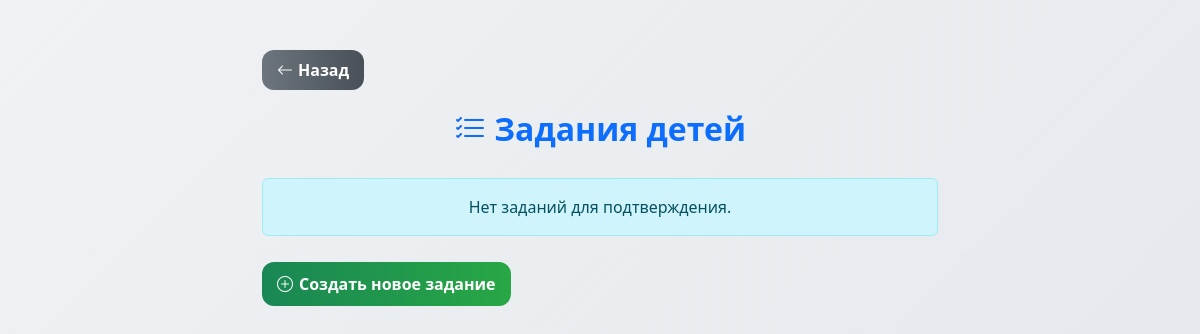
The page /tasks/parent/ (signed in) on the database as committed earlier.
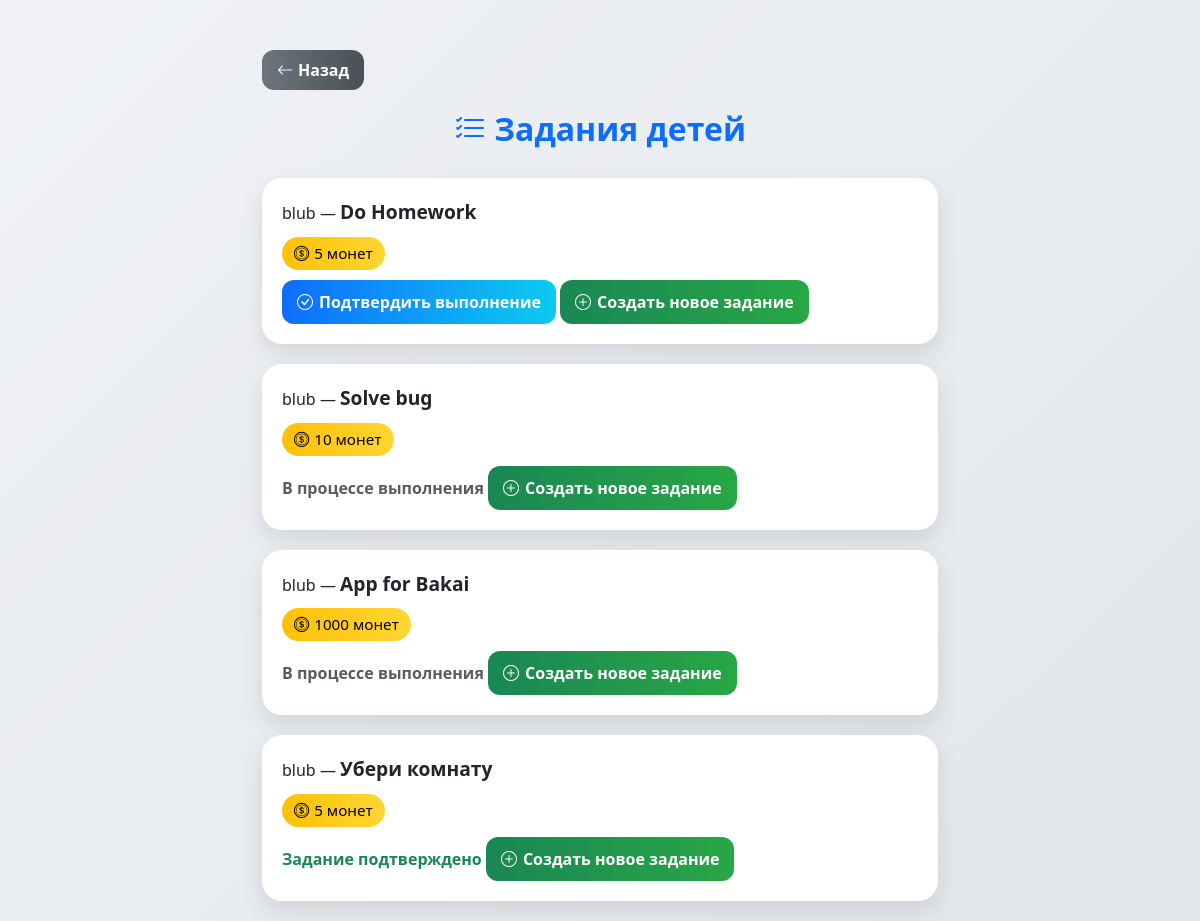
The same page on the database as committed later.
### quest/models.py (models this page shows, shortened)
class Task(models.Model):
    parent = models.ForeignKey(User, on_delete=models.CASCADE, related_name='created_tasks')
    child = models.ForeignKey(User, on_delete=models.CASCADE, related_name='tasks')
    title = models.CharField(max_length=255)
    description = models.TextField(blank=True)
    reward = models.PositiveIntegerField(default=0)  # монеты награды
    is_completed = models.BooleanField(default=False)        # ребёнок отметил "выполнено"
    is_confirmed = models.BooleanField(default=False)        # родитель подтвердил
    created_at = models.DateTimeField(auto_now_add=True)
    class Meta:
        verbose_name = "Задание"
        verbose_name_plural = "Задания"

### quest/views.py (the view)
# urls.py: path('tasks/parent/', tasks_list_parent, name='tasks_list_parent'),
@login_required
def tasks_list_parent(request):
    tasks = Task.objects.filter(parent=request.user).order_by('-created_at')
    return render(request, 'quest/tasks_list_parent.html', {'tasks': tasks})

### quest/templates/quest/tasks_list_parent.html (shortened to what this page needs)
{% load static %}
<!DOCTYPE html>
<html lang="ru">
<head>
    <link rel="stylesheet" href="{% static 'css/style.css' %}">
    <link href="https://cdn.jsdelivr.net/npm/bootstrap@5.3.2/dist/css/bootstrap.min.css" rel="stylesheet">
    <link href="https://cdn.jsdelivr.net/npm/bootstrap-icons@1.11.1/font/bootstrap-icons.css" rel="stylesheet">
</head>
<body>
<div class="container">
    <a href="javascript:history.back()" class="btn-back">
        <i class="bi bi-arrow-left"></i> Назад
    </a>
    <h2><i class="bi bi-list-check"></i> Задания детей</h2>
    {% if tasks %}
        {% for task in tasks %}
            <div class="task-card">
                <div>
                    <span class="child-name">{{ task.child.username }}</span> —
                    <span class="task-title">{{ task.title }}</span>
                </div>
                <span class="reward-badge">
                    <i class="bi bi-coin"></i> {{ task.reward }} монет
                </span>
                <div>
                    {% if task.is_completed and not task.is_confirmed %}
                        <a href="{% url 'confirm_task' task.id %}" class="btn-confirm">
                            <i class="bi bi-check-circle"></i> Подтвердить выполнение
                        </a>
                        <a href="{% url 'create_task' %}" class="create-task-link">
                            <i class="bi bi-plus-circle"></i> Создать новое задание
                        </a>
                    {% elif task.is_confirmed %}
                        <span class="text-success">Задание подтверждено</span>
                        <a href="{% url 'create_task' %}" class="create-task-link">
                            <i class="bi bi-plus-circle"></i> Создать новое задание
                        </a>
                    {% else %}
                        <span class="text-muted">В процессе выполнения</span>
                        <a href="{% url 'create_task' %}" class="create-task-link">
                            <i class="bi bi-plus-circle"></i> Создать новое задание
                        </a>
                    {% endif %}
                </div>
            </div>
        {% endfor %}
    {% else %}
        <div class="alert alert-info text-center">
            Нет заданий для подтверждения.
        </div>
        <a href="{% url 'create_task' %}" class="create-task-link">
            <i class="bi bi-plus-circle"></i> Создать новое задание
        </a>
    {% endif %}
</div>
</body>
</html>

### quest/static/quest/css/style.css (style rules this page uses)
body { background-color: #f8f9fa; min-height: 100vh; font-family: Arial, sans-serif; }
h1, h2, h3 { color: #0d6efd; }
.container { max-width: 1000px; margin-top: 50px; }

### quest/templates/quest/tasks_list_parent.html (style rules this page uses)
body { background: linear-gradient(135deg, #f0f2f5, #e2e6ea); font-family: 'Segoe UI', Tahoma, Geneva, Verdana, sans-serif; min-height: 100vh; }
.container { max-width: 700px; margin-top: 50px; }
h2 { text-align: center; color: #0d6efd; margin-bottom: 30px; font-weight: bold; }
.btn-back { display: inline-flex; align-items: center; gap: 5px; margin-bottom: 20px; font-weight: bold; border-radius: 12px; padding: 8px 15px; background: linear-gradient(90deg, #6c757d, #495057); color: #fff; text-decoration: none; transition: all 0.3s; }
.task-card { background-color: #fff; border-radius: 20px; padding: 20px; margin-bottom: 20px; box-shadow: 0 10px 25px rgba(0,0,0,0.1); transition: all 0.3s; }
.child-name { font-weight: 500; }
.task-title { font-weight: bold; font-size: 1.2rem; }
.reward-badge { font-size: 0.95rem; border-radius: 25px; padding: 5px 12px; background: linear-gradient(90deg, #ffc107, #ffd633); color: #000; display: inline-flex; align-items: center; gap: 5px; margin-top: 10px; }
.btn-confirm, .create-task-link { display: inline-flex; align-items: center; justify-content: center; gap: 6px; font-weight: bold; border-radius: 12px; padding: 10px 15px; margin-top: 10px; text-decoration: none; transition: all 0.3s; }
.btn-confirm { background: linear-gradient(90deg, #0d6efd, #0dcaf0); color: #fff; }
.create-task-link { background: linear-gradient(90deg, #198754, #28a745); color: #fff; }
.text-success, .text-muted { font-weight: bold; }

Rows that differ between the two databases and show on the page:
added Task: child.username "blub", title "Do Homework", reward "5", is_completed True (drawn)
added Task: child.username "blub", title "Solve bug", reward "10", is_completed "В процессе выполнения"
added Task: child.username "blub", title "App for Bakai", reward "1000", is_completed "В процессе выполнения"
added Task: child.username "blub", title "Убери комнату", reward "5", is_completed "Задание подтверждено"
Other text that changed with them:
text no longer shown: "Нет заданий для подтверждения. Создать новое задание"
